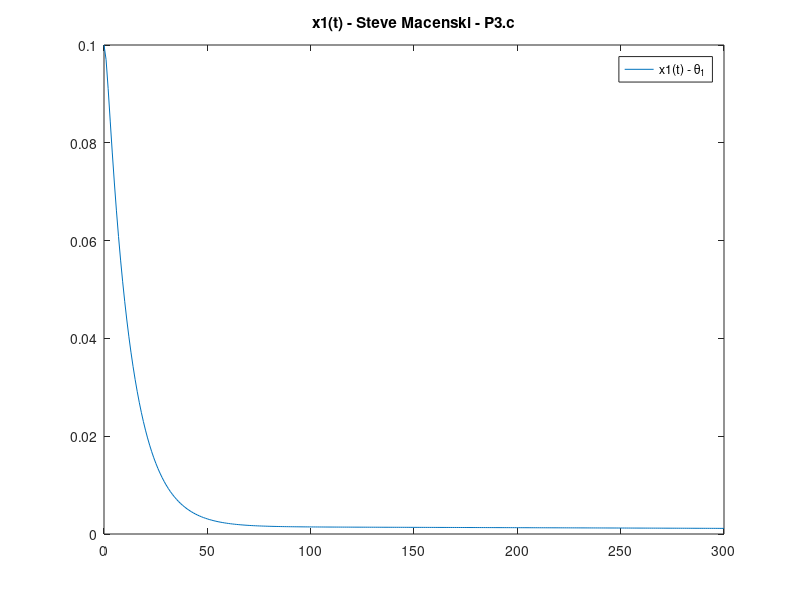
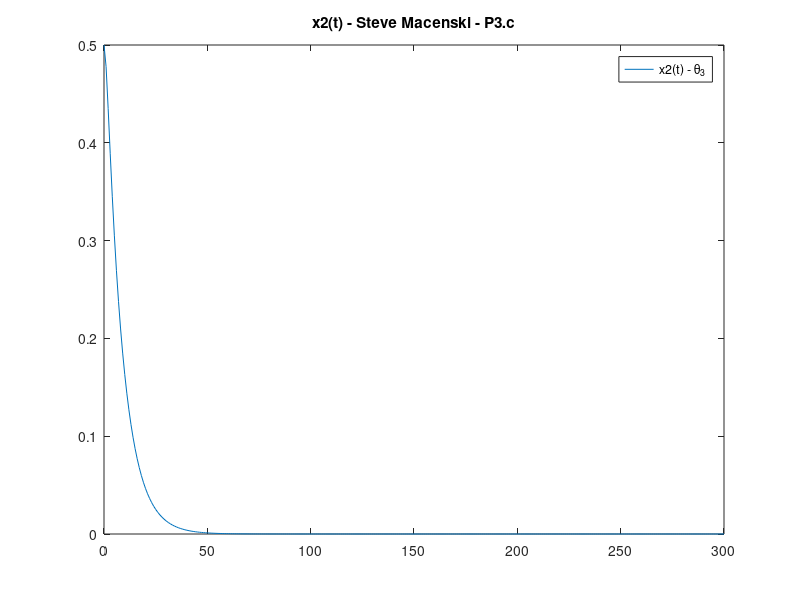
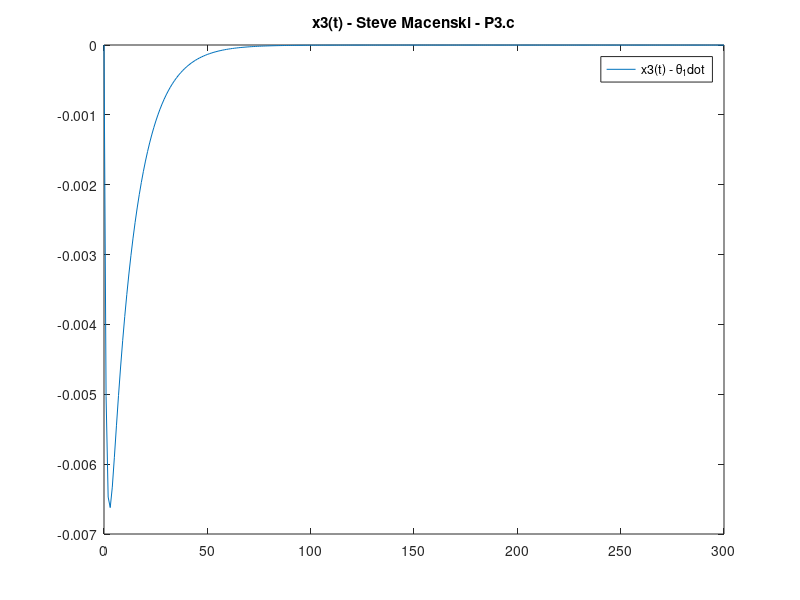
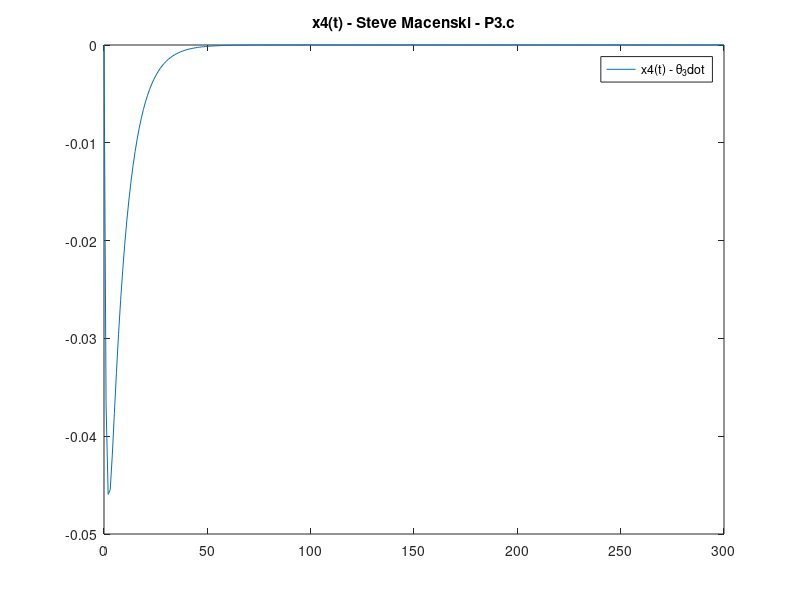

These charts were generated, in order, by the following MATLAB code:
function hw5_prob3

clc;
%% x(t) problem 3
J1 = 12;
J2 = 14;
J3 = 8; 
Jw = 1; 
n = .0011;


A = [      0                 0               1               0          0     0;...
           0                 0               0               1          0     0;...
     -4*n^2*(J2-J3)/J1       0               0         n*(1-(J2-J3)/J1) 0     0;...
           0           n^2*(J1-J2)/J3 -n*(1+(J1-J2)/J3)      0          0     0;...
           0                 0               0               0          0     n;...
           0                 0               0               0         -n     0];
       
B = [0     0;...
     0     0;...
     1/J1  0;...
     0   1/J3;...
     -1/Jw 0;...
     0  -1/Jw];
 
rank(ctrb(A,B)); %6 is full rank, this full rank 
x0 = [0.1 0.5 0 0 0 0]';

Q = eye(6);
R = 10^0.*eye(2); 

t = linspace(0,300,300);

k = lqr(A,B,Q,R)


for i=1:length(t)
    x(:,i) = expm((A-B*k)*t(i))*x0;
end

% figure(1) %x(t)
% plot(t,x)
% hold on;
% legend('x1(t) - \theta_1','x2(t) - \theta_3','x3(t) - \theta_1dot','x4(t) - \theta_3dot','x5(t) - v_1','x6(t) - v_3')
% title('x(t) - Steve Macenski - P3.c');

figure(2) 
plot(t,x(1,:));
title('x1(t) - Steve Macenski - P3.c');
legend('x1(t) - \theta_1');

figure(3) 
plot(t,x(2,:));
title('x2(t) - Steve Macenski - P3.c');
legend('x2(t) - \theta_3');

figure(4) 
plot(t,x(3,:));
title('x3(t) - Steve Macenski - P3.c');
legend('x3(t) - \theta_1dot');

figure(5) 
plot(t,x(4,:));
title('x4(t) - Steve Macenski - P3.c');
legend('x4(t) - \theta_3dot');

figure(6) 
plot(t,x(5,:));
title('x5(t) - Steve Macenski - P3.c');
legend('x5(t) - v_1');

figure(7) 
plot(t,x(6,:));
title('x6(t) - Steve Macenski - P3.c');
legend('x6(t) - v_3');



